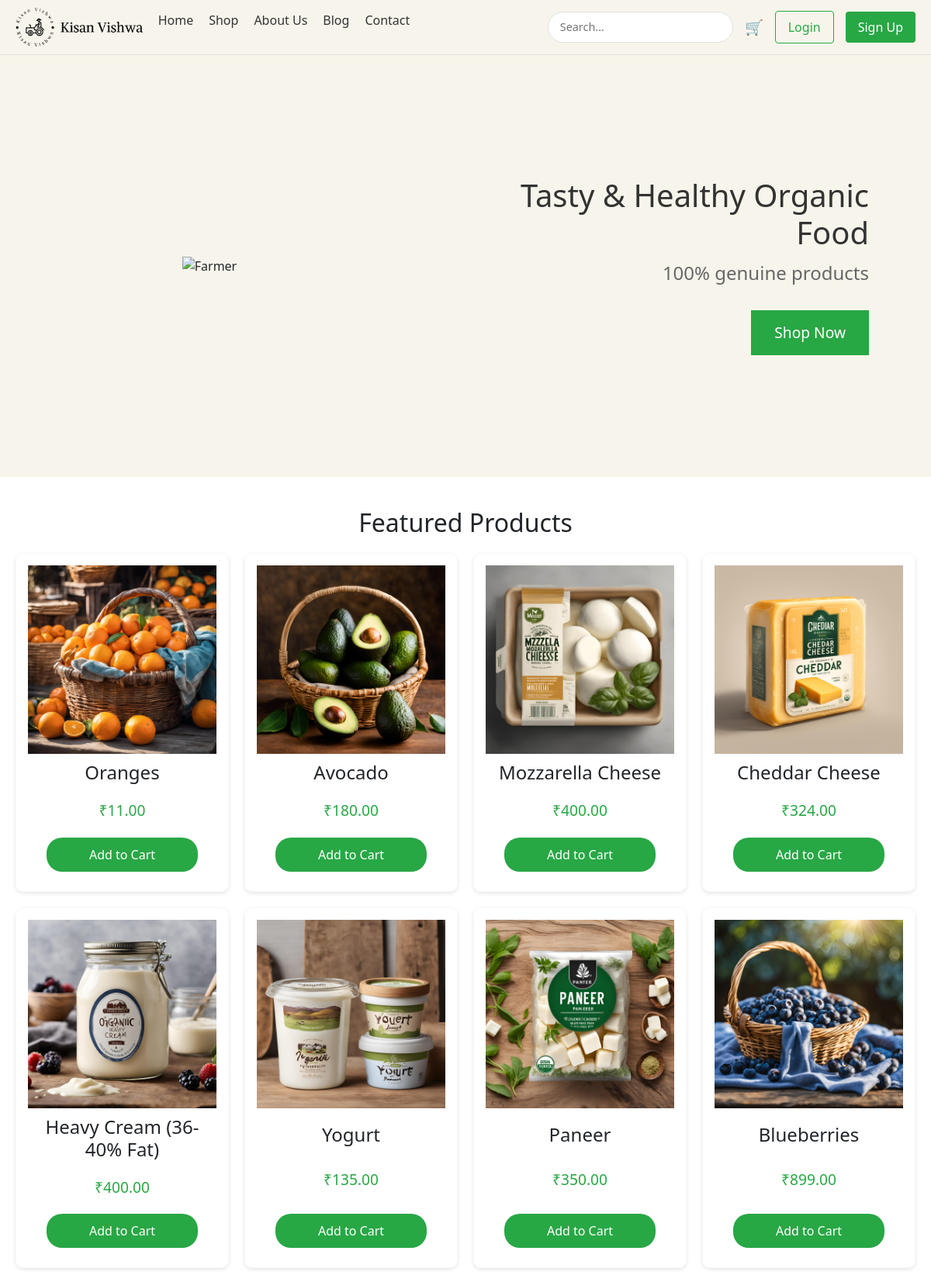
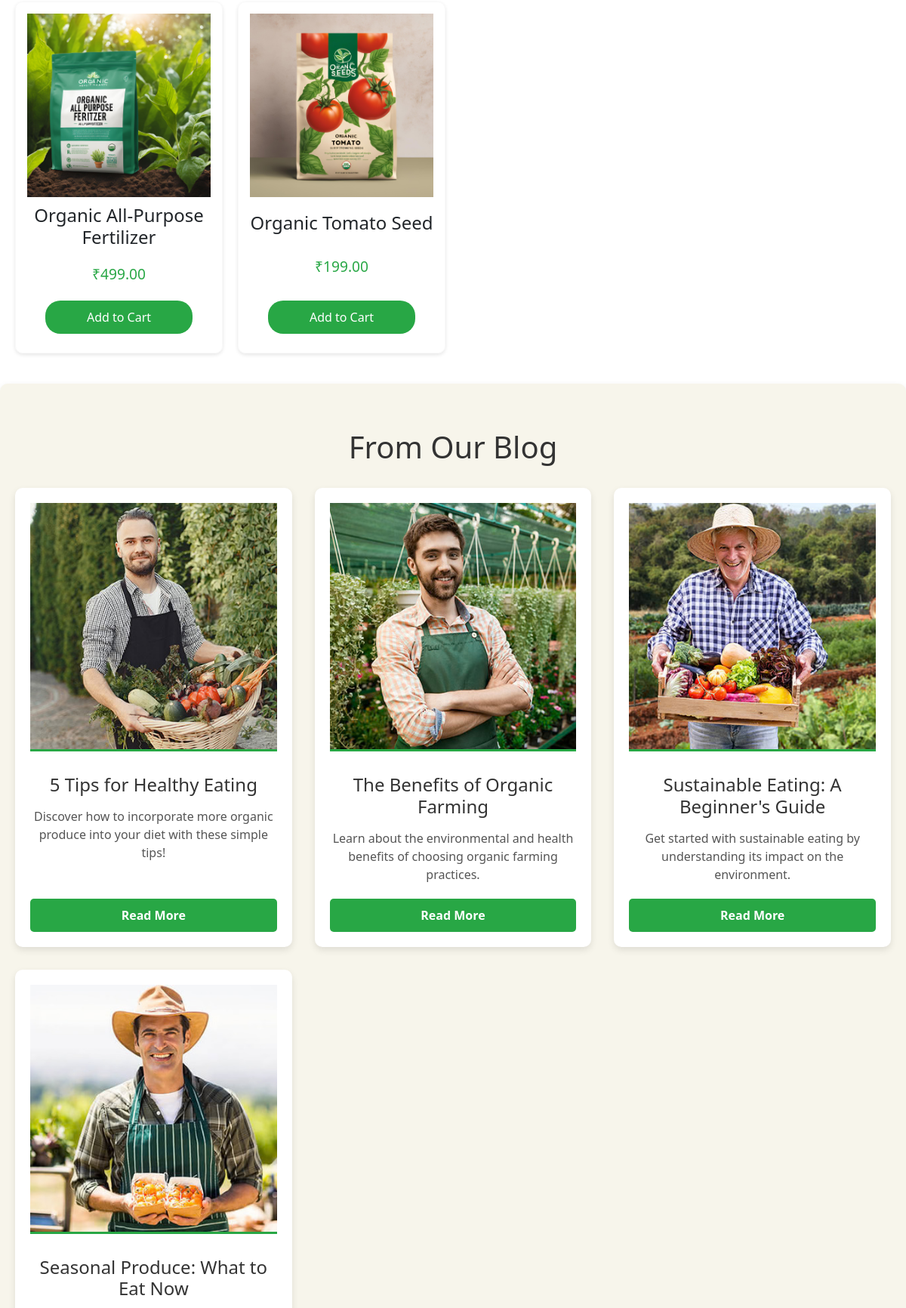
The page / (upper part) on the database its author committed (2 pictures, top to bottom).
### product_app/models.py (models this page shows, shortened)
class Product(models.Model):
    CATEGORY_CHOICES = [
        ('vegetables', 'Vegetables'),
        ('fruits', 'Fruits'),
        ('grains', 'Grains'),
        ('dairy', 'Dairy'),
        ('tools', 'Tools & Equipment'),
        ('seeds', 'Seeds & Saplings'),
        ('pesticides', 'Pesticides & Fertilizers'),
        ('organic', 'Organic Products'),
        ('livestock', 'Livestock & Feed'),
        ('other', 'Other')
    ]
    name = models.CharField(max_length=200)
    category = models.CharField(max_length=100, choices=CATEGORY_CHOICES, default='other')
    price = models.DecimalField(max_digits=10, decimal_places=2)
    quantity = models.IntegerField()
    description = models.TextField()
    image = models.ImageField(
        upload_to='products/',
        null=True,
        blank=True
    )
    farmer = models.ForeignKey(User, on_delete=models.CASCADE)
    created_at = models.DateTimeField(auto_now_add=True)
    updated_at = models.DateTimeField(auto_now=True)
    is_featured = models.BooleanField(default=False)
    is_deleted = models.BooleanField(default=False)
    def get_image_url(self):
        if self.image and hasattr(self.image, 'url'):
            return self.image.url
        return static('images/default_product.jpg')

### auth_app/views.py (the view, shortened to what this page needs)
# urls.py: path('', HomePage, name='HomePage'),
def HomePage(request):
    featured_products = Product.objects.filter(
        is_featured=True,
        is_deleted=False
    ).order_by('-created_at')[:10]  # Limit to 10 products
    return render(request, 'HomePage.html', {
        'featured_products': featured_products
    })

### customer_app/context_processors.py (called while the page is built, shortened)
def wishlist_and_cart_counts(request):
    return {
        'cart_items_count': 0,
        'cart_total': 0,
        'wishlist_count': 0,
        'wishlist_product_ids': set()
    }

def wishlist_status(request):
    if request.user.is_authenticated:
        wishlist_items = Wishlist.objects.filter(user=request.user).select_related('product')
        return {
            'wishlist_product_ids': set(item.product.id for item in wishlist_items),
            'wishlist_products': [item.product for item in wishlist_items]
        }
    return {
        'wishlist_product_ids': set(),
        'wishlist_products': []
    }

def product_categories(request):
    CATEGORY_ICONS = {
        'vegetables': 'fa-carrot',
        'fruits': 'fa-apple-alt',
        'grains': 'fa-wheat',
        'dairy': 'fa-cheese',
        'tools': 'fa-tools',
        'seeds': 'fa-seedling',
        'pesticides': 'fa-spray-can',
        'organic': 'fa-leaf',
        'livestock': 'fa-cow',
        'other': 'fa-box'
    }
    return {
        'PRODUCT_CATEGORIES': Product.CATEGORY_CHOICES,
        'CATEGORY_ICONS': CATEGORY_ICONS
    }

### templates/HomePage.html (shortened to what this page needs)
{% load static %}
<html lang="en">
<head>
    <link rel="stylesheet" href="{% static 'css/homedesign.css' %}">
    <link rel="stylesheet" href="https://unpkg.com/swiper/swiper-bundle.min.css" />
    <link href="https://cdn.jsdelivr.net/npm/bootstrap@5.3.0/dist/css/bootstrap.min.css" rel="stylesheet">
    <link rel="stylesheet" href="https://cdnjs.cloudflare.com/ajax/libs/font-awesome/5.15.4/css/all.min.css">
</head>
<body>
</body>
</html>
<body>
    {% include 'NavBar/HomeNavBar.html' %}
    <div class="slider-wrapper">
        <div class="slideshow-container swiper-container">
            <div class="swiper-wrapper">
                <div class="swiper-slide first-slide">
                    <div class="slide-image">
                        <img src="{% static 'images/farmer1.png' %}" alt="Farmer">
                    </div>
                    <div class="slide-content">
                        <h1>Tasty & Healthy Organic Food</h1>
                        <p>100% genuine products</p>
                        <button class="shop-now">Shop Now</button>
                    </div>
                </div>
            </div>
            <div class="swiper-button-next"></div>
            <div class="swiper-button-prev"></div>
        </div>
    </div>
<section class="featured-products">
    <h2>Featured Products</h2>
    <div class="product-grid">
        {% for product in featured_products %}
            <div class="product-card">
                <div class="image-container">
                    <img src="{{ product.get_image_url }}" alt="{{ product.name }}">
                </div>
                <h3>{{ product.name }}</h3>
                <p class="price">₹{{ product.price }}</p>
                <button class="cta-btn" onclick="redirectToRegister()">Add to Cart</button>
            </div>
        {% empty %}
            <p>No featured products available at the moment.</p>
        {% endfor %}
    </div>
</section>
<section class="blog-highlights">
    <h2>From Our Blog</h2>
    <div class="blog-grid">
        <div class="blog-card">
            <img src="{% static 'images/blog1.jpg' %}" alt="Blog Post 1">
            <h3>5 Tips for Healthy Eating</h3>
            <p>Discover how to incorporate more organic produce into your diet with these simple tips!</p>
            <a href="#" class="read-more" onclick="redirectToRegister()">Read More</a>
        </div>
        <div class="blog-card">
            <img src="{% static 'images/blog2.jpg' %}" alt="Blog Post 2">
            <h3>The Benefits of Organic Farming</h3>
            <p>Learn about the environmental and health benefits of choosing organic farming practices.</p>
            <a href="#" class="read-more" onclick="redirectToRegister()">Read More</a>
        </div>
        <div class="blog-card">
            <img src="{% static 'images/blog3.jpg' %}" alt="Blog Post 3">
            <h3>Sustainable Eating: A Beginner's Guide</h3>
            <p>Get started with sustainable eating by understanding its impact on the environment.</p>
            <a href="#" class="read-more" onclick="redirectToRegister()">Read More</a>
        </div>
        <div class="blog-card">
            <img src="{% static 'images/blog4.jpg' %}" alt="Blog Post 4">
            <h3>Seasonal Produce: What to Eat Now</h3>
        </div>
    </div>
</section>
</body>
</html>

### static/css/homedesign.css (style rules this page uses)
body { font-family: Arial, sans-serif; margin: 0; padding: 0; color: #090908; font-size: 16px; line-height: 1.5; }
.slider-wrapper { background-color: #F7F5EB; padding: 20px; }
.slider-wrapper .slideshow-container { position: relative; height: 63%; overflow: hidden; }
.slider-wrapper .swiper-slide { display: flex; align-items: center; justify-content: center; height: 100%; }
.slider-wrapper .slide-content { flex: 0 0 50%; padding: 20px; }
.slider-wrapper .slide-image { flex: 0 0 50%; display: flex; justify-content: center; align-items: center; }
.slider-wrapper .slide-image img { max-width: 100%; max-height: 500px; object-fit: contain; }
.slider-wrapper .first-slide .slide-content { text-align: right; margin-right: 80px; }
.slider-wrapper .slide-content h1 { font-size: 2.5rem; color: #333; margin-bottom: 10px; }
.slider-wrapper .slide-content p { font-size: 1.5rem; color: #666; margin-bottom: 20px; }
.slider-wrapper .slide-content button { margin-top: 10px; padding: 15px 30px; background-color: #28a745; color: #fff; border: none; cursor: pointer; transition: background-color 0.3s, transform 0.2s; font-size: 1.2rem; }
.slider-wrapper .swiper-button-next, .slider-wrapper .swiper-button-prev { color: #28a745; width: 30px; height: 30px; }
.slider-wrapper .swiper-button-next::after, .slider-wrapper .swiper-button-prev::after { font-size: 30px; }
:root { --primary-color: #28a745; --secondary-color: #218838; --text-color: #333; }
.product-grid { display: grid; grid-template-columns: repeat(5, 1fr); gap: 20px; max-width: 1400px; margin: 0 auto; }
.featured-products { padding: 40px 20px; background-color: #fff; text-align: center; }
.featured-products h2 { margin-bottom: 20px; }
.product-card { display: flex; flex-direction: column; justify-content: space-between; border: 1px solid #f9f9f9; border-radius: 10px; overflow: hidden; text-align: center; padding: 15px; box-shadow: 0 2px 5px rgba(0, 0, 0, 0.1); transition: box-shadow 0.3s, transform 0.3s; }
.image-container { width: 100%; height: 0; padding-bottom: 100%; position: relative; }
.product-card img { position: absolute; top: 0; left: 0; width: 100%; height: 100%; object-fit: cover; margin-bottom: 10px; }
.product-card h3 { font-size: 1.5rem; margin: 10px 0; }
.price { font-size: 1.2rem; color: var(--primary-color); margin: 10px 0; }
.cta-btn { background-color: var(--primary-color); color: white; border: none; padding: 10px 15px; border-radius: 20px; cursor: pointer; transition: background-color 0.3s, transform 0.3s; margin: 10px auto; width: 80%; }
@media (max-width: 1200px) { .product-grid { grid-template-columns: repeat(4, 1fr); } }
.blog-highlights { padding: 60px 20px; background-color: #F7F5EB; text-align: center; border-radius: 10px; box-shadow: 0 4px 10px rgba(0, 0, 0, 0.1); }
.blog-highlights h2 { font-size: 2.5rem; margin-bottom: 30px; color: #333; }
.blog-grid { display: grid; grid-template-columns: repeat(auto-fill, minmax(280px, 1fr)); gap: 30px; }
.blog-card { display: flex; flex-direction: column; justify-content: space-between; background-color: #ffffff; border-radius: 10px; box-shadow: 0 4px 10px rgba(0, 0, 0, 0.1); overflow: hidden; transition: transform 0.3s ease, box-shadow 0.3s ease; padding: 20px; }
.blog-card img { margin-bottom: 15px; width: 100%; height: auto; border-bottom: 3px solid #28a745; }
.blog-card h3 { font-size: 1.5rem; color: #333; margin: 15px 0; }
.blog-card p { flex-grow: 1; font-size: 1rem; color: #555; margin: 0 0 20px 0; }
.read-more { display: inline-block; margin-top: auto; padding: 10px 25px; background-color: #28a745; color: white; border: none; border-radius: 5px; text-decoration: none; font-weight: bold; transition: background-color 0.3s ease, transform 0.3s ease; }
:root { --font-size-h2: 2.5rem; --font-size-p: 1rem; }
:root { --font-size-h3: 1.5rem; --font-size-footer: 0.9em; --footer-background: #444; --footer-text: white; --footer-heading: #218838; --footer-link-hover: #218838; --footer-link-color: white; --footer-bottom-text: #ccc; }

### static/css/home_navbar.css (style rules this page uses)
:root { --primary-color: #28a745; --secondary-color: #218838; --background-color: #F7F5EB; --text-color: #333; --hover-color: #A8D45C; }

### rows shown on the page
Product: get_image_url (picture), name "Oranges", price "11.00"
Product: get_image_url (picture), name "Avocado", price "180.00"
Product: get_image_url (picture), name "Mozzarella Cheese", price "400.00"
Product: get_image_url (picture), name "Cheddar Cheese", price "324.00"
Product: get_image_url (picture), name "Heavy Cream (36-40% Fat)", price "400.00"
Product: get_image_url (picture), name "Yogurt", price "135.00"
Product: get_image_url (picture), name "Paneer", price "350.00"
Product: get_image_url (picture), name "Blueberries", price "899.00"
Product: get_image_url (picture), name "Organic All-Purpose Fertilizer", price "499.00"
Product: get_image_url (picture), name "Organic Tomato Seed", price "199.00"
